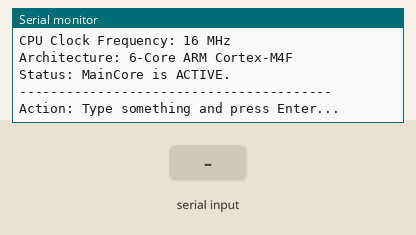
The sketch below on a simulated Arduino Uno, built with avr-gcc and run on an emulated ATmega328P. Shown: the last lines printed to the serial monitor. The inputs (shaded band) are chosen by the test bench.

Above: at 2.2 s.
2.3 s: "1\n" received over Serial
At 2.9 s:
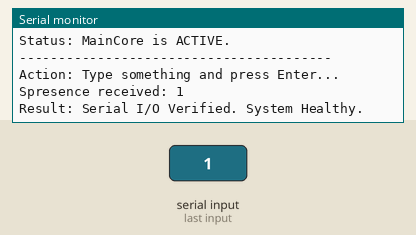
3.8 s: "0\n" received over Serial
At 5.0 s:
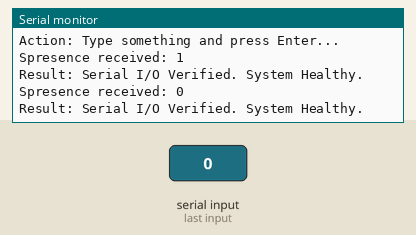
5.3 s: "2\n" received over Serial
At 6.4 s:
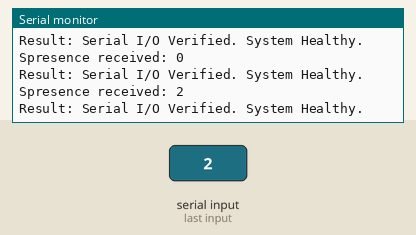

Measured:
- after the input at 2.3 s, the serial monitor: prints a new line at once (image 1)
- after the input at 3.8 s, the serial monitor: prints a new line at once (image 2)
- after the input at 5.3 s, the serial monitor: prints a new line at once (image 3)

The sketch:

00-hello-spresense.ino
```cpp
// (licence header left out)
void setup() {

  Serial.begin(115200); // Spresense supports high-speed Serial. 115200 is the standard.
  while (!Serial) { // Wait for Serial to be ready (Native USB requirement)
    ;
  }
  delay(1000);

  Serial.println("========================================");
  Serial.println("   HELLO SPRESENCE - SYSTEM CHECK       ");
  Serial.println("========================================");

  // Print CPU Frequency
  Serial.print("CPU Clock Frequency: ");
  Serial.print(F_CPU / 1000000);
  Serial.println(" MHz");

  // Multicore Info
  Serial.println("Architecture: 6-Core ARM Cortex-M4F");
  Serial.println("Status: MainCore is ACTIVE.");
  Serial.println("----------------------------------------");
  Serial.println("Action: Type something and press Enter...");
}

void loop() {
  // Echo back any user input to verify two-way communication
  if (Serial.available() > 0) {
    String input = Serial.readStringUntil('\n');
    Serial.print("Spresence received: ");
    Serial.println(input);

    Serial.println("Result: Serial I/O Verified. System Healthy.");
  }
}
```
